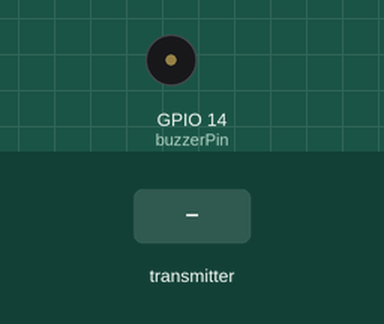
Recording of a sketch running on a simulated ESP32. Shown: buzzer (waves = sounding, pin HIGH). The test bench sets the inputs (shaded band). What the sketch prints to the serial monitor is not drawn.

Above: at 1.2 s.
1.3 s: the transmitter starts sending a = 0
Timing chart, 0 to 9.5 s (numbered marks = the images above; inputs shaded):
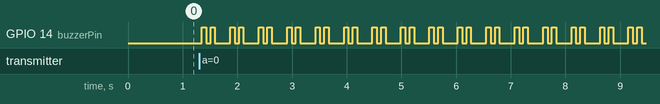

The sketch:

ESP32Receiver.ino
```cpp
#include <esp_now.h>
#include <WiFi.h>

#define buzzerPin 14

static int count = 0;

typedef struct struct_message {
  char a[32];
} struct_message;
struct_message myData;

void buzzer(int index = 1, int timer = 80){
    for(int i=0; i<index; i++){
      digitalWrite(buzzerPin, HIGH);
      delay(timer);
      digitalWrite(buzzerPin, LOW);
      delay(timer);
    }
}

void OnDataRecv(const uint8_t * mac, const uint8_t *incomingData, int len) {
  memcpy(&myData, incomingData, sizeof(myData));
  String dataKirim = String(myData.a);

    Serial.println(dataKirim);
    count = (count>10) ? 0 : count++;

    buzzer(2,80);
}

void setup() {
  Serial.begin(115200);
  pinMode(buzzerPin,OUTPUT);
  WiFi.mode(WIFI_STA);

  // Init ESP-NOW
  if (esp_now_init() != ESP_OK) {
    Serial.println("Error initializing ESP-NOW");
    return;
  }

  esp_now_register_recv_cb(OnDataRecv);
}

void loop() {

}
```

Measured:
- after the input at 1.3 s, GPIO 14 (buzzerPin): LOW → HIGH after 0.05 s, then repeats every 0.52 s: LOW 0.08 s, HIGH 0.08 s, LOW 0.28 s, HIGH 0.08 s
